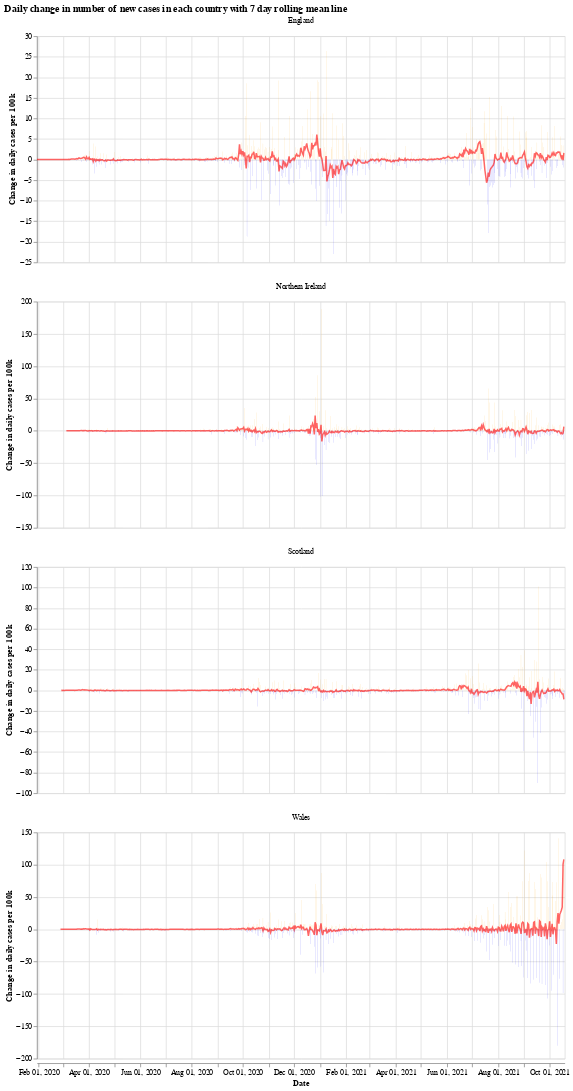

Notebook code for this chart:
### Markdown cell above
We will use the Python library `Altair` for visualising the data, see the [altair docs](https://altair-viz.github.io/) for more information.

First we have a graph which shows the daily change in the number of new cases for each country. This number jumps up and down all over the place, which is likely due to delay in reporting of new cases over the weekend. Another interesting thing is that it looks like the daily cases in Wales experienced a much shorter period of calm over the summer (calm in the sense of daily cases not jumping up and down).

The orange bars are days when the number of new cases (per 100k population) was more than the previous day, while the blue are days when the number of new cases dropped. The red line is the 7 day moving average. 

When the moving average line is below 0, it means that there is a consistent drop in new cases. We can see this clearly happening around the times that lockdowns were introduced (though, to varying degrees). I will update the graphs soon with a marker of when each lockdown started.

### Code cell
# collapse
import altair as alt

bars = alt.Chart(uk_cases).mark_bar().encode(
    x=alt.X("yearmonthdate(date):T", axis=alt.Axis(title='Date')),
    y=alt.Y("casesChangeRate:Q", axis=alt.Axis(title='Change in daily cases per 100k')),
    tooltip='casesChange',
    color=alt.condition(
        alt.datum.casesChangeRate > 0,
        alt.value("orange"),  # The positive color
        alt.value("blue")  # The negative color
    )
).properties(title='Daily change in number of new cases with 7 day rolling mean',width=700).interactive()

line = alt.Chart(uk_cases).mark_line(
    color='red',
    size=2,
    opacity=0.6
).transform_window(
    rolling_mean='mean(casesChangeRate)',
    frame=[0, 7],
    groupby=['areaName']
).encode(
    x='yearmonthdate(date):T',
    y='rolling_mean:Q'
)

alt.layer(bars, line, data=uk_cases).facet(alt.Column(
    'areaName', title=''), columns=1).resolve_scale(y='independent').properties(title='Daily change in number of new cases in each country with 7 day rolling mean line')

### Figure 1 — Vega-Lite specification as saved in the notebook (floating-point values rounded to 4 significant figures; data arrays with more than 128 entries replaced by an {"elided": "..."} marker saying what was removed)
{"config": {"view": {"continuousWidth": 400, "continuousHeight": 300}}, "data": {"name": "data-42fabcba8290228b0e01b328d62ec290"}, "facet": {"type": "nominal", "field": "areaName", "title": ""}, "spec": {"layer": [{"mark": "bar", "encoding": {"color": {"condition": {"value": "orange", "test": "(datum.casesChangeRate > 0)"}, "value": "blue"}, "tooltip": {"type": "quantitative", "field": "casesChange"}, "x": {"type": "temporal", "axis": {"title": "Date"}, "field": "date", "timeUnit": "yearmonthdate"}, "y": {"type": "quantitative", "axis": {"title": "Change in daily cases per 100k"}, "field": "casesChangeRate"}}, "selection": {"selector001": {"type": "interval", "bind": "scales", "encodings": ["x", "y"]}}, "title": "Daily change in number of new cases with 7 day rolling mean", "width": 700}, {"mark": {"type": "line", "color": "red", "opacity": 0.6, "size": 2}, "encoding": {"x": {"type": "temporal", "field": "date", "timeUnit": "yearmonthdate"}, "y": {"type": "quantitative", "field": "rolling_mean"}}, "transform": [{"window": [{"op": "mean", "field": "casesChangeRate", "as": "rolling_mean"}], "frame": [0, 7], "groupby": ["areaName"]}]}]}, "columns": 1, "resolve": {"scale": {"y": "independent"}}, "title": "Daily change in number of new cases in each country with 7 day rolling mean line", "$schema": "https://vega.github.io/schema/vega-lite/v4.8.1.json", "datasets": {"data-42fabcba8290228b0e01b328d62ec290": {"elided": "2420 records"}}}
